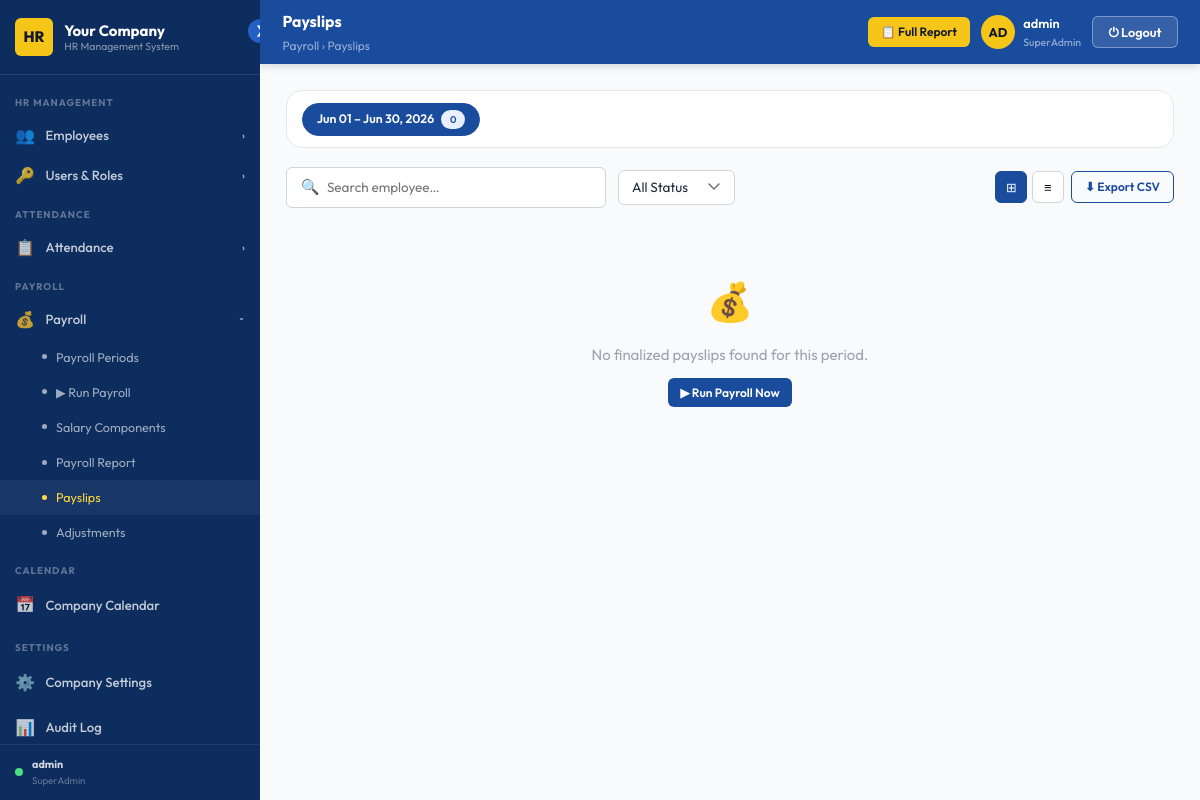
The page /payroll/payslips/ (signed in) on the database its author committed.
### payroll/models.py (models this page shows, shortened)
class PayrollPeriod(models.Model):
    STATUS = [('open','Open'),('processing','Processing'),('closed','Closed')]
    start_date = models.DateField()
    end_date   = models.DateField()
    status     = models.CharField(max_length=20, choices=STATUS, default='open')
    created_at = models.DateTimeField(auto_now_add=True)

### payroll/views.py (the view)
# urls.py: path('payslips/',                       views.payslips_view,              name='payslips'),
@admin_required
def payslips_view(request):
    import json as _json
    from django.db.models import Sum
    periods = PayrollPeriod.objects.order_by('-start_date')
    for p in periods:
        p.payroll_count = Payroll.objects.filter(payroll_period=p).count()
    period_id = request.GET.get('period_id')
    if period_id:
        current_period = get_object_or_404(PayrollPeriod, pk=period_id)
    else:
        current_period = periods.first()
    if not current_period:
        return render(request, 'hrms/payslips.html', {
            'payrolls': [], 'periods': periods, 'current_period': None,
            'totals': {}, 'payroll_json': '{}', **_branding()
        })
    payrolls = Payroll.objects.filter(payroll_period=current_period)\
                      .select_related('employee','employee__department',
                                      'employee__position','employee__salary_grade')\
                      .order_by('employee__last_name')
    agg = payrolls.aggregate(
        gross_pay=Sum('gross_pay'), total_deductions=Sum('total_deductions'), net_pay=Sum('net_pay')
    )
    totals = {k: v or 0 for k, v in agg.items()}
    from payroll.views_report import _build_payroll_json
    payroll_json = _json.dumps(_build_payroll_json(payrolls))
    return render(request, 'hrms/payslips.html', {
        'payrolls':       payrolls,
        'periods':        periods,
        'current_period': current_period,
        'totals':         totals,
        'payroll_json':   payroll_json,
        **_branding(),
    })

### accounts/access.py (called while the page is built, shortened)
def role_display_name(role):
    name = role.name if hasattr(role, 'name') else role
    return ROLE_DISPLAY_NAMES.get(name, name or 'No Role')

def get_user_role(user):
    if not user or not user.is_authenticated:
        return None
    if user.is_superuser:
        return _MockRole(SUPERADMIN)

def has_admin_role(user):
    role = get_user_role(user)
    return role is not None and role.name in ADMIN_ROLES

def admin_required(view_func=None, *, roles=None, redirect_url=None):
    allowed = set(roles) if roles else ADMIN_ROLES
    redir   = redirect_url or '/attendance/'
    def decorator(fn):
        @wraps(fn)
        @login_required(login_url='/login/')
        def wrapper(request, *args, **kwargs):
            role = get_user_role(request.user)
            if role and role.name in allowed:
                return fn(request, *args, **kwargs)
            return render(request, 'hrms/403.html', status=403)
        return wrapper
    if view_func is not None:
        return decorator(view_func)
    return decorator

    def __call__(self, request):
        path = request.path
        if path in PUBLIC_PATHS:
            return self.get_response(request)
        if any(path.startswith(p) for p in PUBLIC_PREFIXES):
            return self.get_response(request)
        if any(path.startswith(p) for p in self.ADMIN_PREFIXES):
            if not request.user.is_authenticated:
                return redirect(f'/login/?next={path}')
            if not has_admin_role(request.user):
                return render(request, 'hrms/403.html', status=403)
        return self.get_response(request)

### accounts/context_processors.py (called while the page is built, shortened)
def user_role(request):
    role = get_user_role(request.user)
    role_name = role.name if role else ''
    return {
        'user_role':       role,
        'user_role_label': role_display_name(role) if role else None,
        'is_super_admin':  role_name == 'SuperAdmin',
        'is_hr_admin':     role_name in {'SuperAdmin', 'HRAdmin'},
        'is_normal_admin': role_name == 'StaffAdmin',
    }

### employees/views.py (called while the page is built)
def _branding():
    try:
        s = CompanySettings.objects.first()
        if s:
            return {
                'company_name':     s.company_name,
                'company_initials': s.company_initials,
                'company_logo':     s.company_logo.url if s.company_logo else '',
            }
    except Exception:
        pass
    return {
        'company_name':     'Your Company',
        'company_initials': 'HR',
        'company_logo':     '',
    }

### templates/hrms/payslips.html (shortened to what this page needs)
{% extends "hrms/admin_base.html" %}
{% load static %}
{% block page_title %}Payslips{% endblock %}
{% block breadcrumb %}Payroll › Payslips{% endblock %}
{% block header_actions %}
  <a href="{% url 'payroll:report' %}" class="btn btn-gold btn-sm">📋 Full Report</a>
{% endblock %}
{% block content %}
<div class="period-tabs">
  {% for period in periods %}
  <button class="ptab {% if period == current_period %}active{% endif %}"
          onclick="window.location.href='?period_id={{ period.id }}'">
    {{ period.start_date|date:"M d" }} – {{ period.end_date|date:"M d, Y" }}
    <span class="badge badge-blue" style="font-size:.65rem;margin-left:.3rem;">{{ period.payroll_count }}</span>
  </button>
  {% endfor %}
</div>
<div class="ps-toolbar">
  <div class="search-bar" style="flex:1;max-width:320px;">
    <span class="search-icon">🔍</span>
    <input type="text" id="ps-search" placeholder="Search employee…" oninput="searchPayslips()">
  </div>
  <select class="form-control" id="ps-status-filter" style="width:auto;" onchange="searchPayslips()">
    <option value="">All Status</option>
  </select>
  <div style="margin-left:auto;display:flex;gap:.5rem;">
    <div class="view-toggle">
      <button class="view-btn active" id="btn-grid" onclick="setView('grid')" title="Grid view">⊞</button>
      <button class="view-btn" id="btn-list" onclick="setView('list')" title="List view">≡</button>
    </div>
    <a href="{% url 'payroll:export_payroll' %}?period_id={{ current_period.id }}" class="btn btn-outline btn-sm">⬇ Export CSV</a>
  </div>
</div>
<div id="grid-view">
  <div class="payslips-grid" id="ps-grid">
    {% for payroll in payrolls %}
    <div class="payslip-card ps-card"
         data-name="{{ payroll.employee.last_name }} {{ payroll.employee.first_name }}"
         data-status="{% if payroll.is_confirmed %}confirmed{% else %}draft{% endif %}">
      <div class="payslip-card-header">
        <div class="ps-av {% if payroll.is_confirmed %}confirmed{% endif %}">
          {{ payroll.employee.first_name|slice:":1" }}{{ payroll.employee.last_name|slice:":1" }}
        </div>
        <div>
          <div class="ps-emp-name">{{ payroll.employee.last_name }}, {{ payroll.employee.first_name }}</div>
          <div class="ps-emp-code">{{ payroll.employee.employee_code }} · {{ payroll.employee.department.name|default:"—" }}</div>
        </div>
        <span class="badge {% if payroll.is_confirmed %}badge-success{% else %}badge-warning{% endif %}" style="margin-left:auto;flex-shrink:0;">
          {% if payroll.is_confirmed %}✓{% else %}⏳{% endif %}
        </span>
      </div>
      <div class="payslip-amounts">
        <div class="ps-amount-row">
          <span style="color:var(--gray-500);">Basic Pay</span>
          <span>₱{{ payroll.basic_pay|floatformat:"2" }}</span>
        </div>
        <div class="ps-amount-row">
          <span style="color:var(--gray-500);">Gross Pay</span>
          <span style="color:var(--success);">₱{{ payroll.gross_pay|floatformat:"2" }}</span>
        </div>
        <div class="ps-amount-row">
          <span style="color:var(--gray-500);">Deductions</span>
          <span style="color:var(--danger);">– ₱{{ payroll.total_deductions|floatformat:"2" }}</span>
        </div>
        <div class="ps-amount-row net">
          <span>Net Pay</span>
          <span>₱{{ payroll.net_pay|floatformat:"2" }}</span>
        </div>
      </div>
      <div class="payslip-card-actions">
        <a href="{% url 'payroll:report' %}?period_id={{ current_period.id }}" class="btn btn-outline btn-sm" style="flex:1;">👁 View</a>
        <button class="btn btn-primary btn-sm" style="flex:1;"
                onclick="printSinglePayslip({{ payroll.id }})">🖨 Print</button>
      </div>
    </div>
    {% empty %}
    <div style="grid-column:1/-1;text-align:center;padding:3rem;color:var(--gray-400);">
      <div style="font-size:2.5rem;margin-bottom:.75rem;">💰</div>
      No finalized payslips found for this period.
      <div style="margin-top:.75rem;">
        <a href="{% url 'payroll:run' %}" class="btn btn-primary btn-sm">▶ Run Payroll Now</a>
      </div>
    </div>
    {% endfor %}
  </div>
</div>
{% endblock %}

### templates/hrms/admin_base.html (shortened to what this page needs)
{% load static %}
<!DOCTYPE html>
<html lang="en">
<head>
  <link rel="stylesheet" href="{% static 'css/base.css' %}"/>
</head>
<body>
<div class="admin-layout">
  <aside class="sidebar" id="sidebar">
    <button class="sidebar-toggle" id="sidebar-toggle" title="Toggle Sidebar">❯</button>
    <div class="sidebar-logo">
      <div class="logo-mark" id="logo-mark">
        {% if company_logo %}
          <img src="{{ company_logo }}" alt="Logo"
               style="width:100%;height:100%;object-fit:cover;border-radius:var(--radius-sm);">
        {% else %}
          {{ company_initials|default:"HR" }}
        {% endif %}
      </div>
      <div class="logo-text">
        {{ company_name|default:"Your Company" }}
        <span>HR Management System</span>
      </div>
    </div>
    <nav class="sidebar-nav" id="sidebar-nav">
      <div class="nav-section">
        <div class="nav-section-label">HR Management</div>
        <button class="nav-group-toggle" data-group="nav-hr">
          <span class="icon">👥</span><span class="label">Employees</span><span class="chevron">›</span>
        </button>
        {% if is_super_admin %}
        <button class="nav-group-toggle" data-group="nav-users">
          <span class="icon">🔑</span><span class="label">Users & Roles</span><span class="chevron">›</span>
        </button>
        {% endif %}
      </div>
      <div class="nav-section">
        <div class="nav-section-label">Attendance</div>
        <button class="nav-group-toggle" data-group="nav-att">
          <span class="icon">📋</span><span class="label">Attendance</span><span class="chevron">›</span>
        </button>
      </div>
      <div class="nav-section">
        <div class="nav-section-label">Payroll</div>
        <button class="nav-group-toggle" data-group="nav-payroll">
          <span class="icon">💰</span><span class="label">Payroll</span><span class="chevron">›</span>
        </button>
        <div class="nav-submenu" id="nav-payroll">
          <a href="{% url 'payroll:periods' %}">Payroll Periods</a>
          {% if is_hr_admin %}
          <a href="{% url 'payroll:run' %}">▶ Run Payroll</a>
          {% endif %}
          <a href="{% url 'payroll:components' %}">Salary Components</a>
          <a href="{% url 'payroll:report' %}">Payroll Report</a>
          <a href="{% url 'payroll:payslips' %}">Payslips</a>
          <a href="{% url 'payroll:adjustments' %}">Adjustments</a>
        </div>
      </div>
      <div class="nav-section">
        <div class="nav-section-label">Calendar</div>
        <a class="nav-link" href="{% url 'calendar_app:index' %}">
          <span class="icon">📅</span><span class="label">Company Calendar</span>
        </a>
      </div>
      {% if is_super_admin %}
      <div class="nav-section">
        <div class="nav-section-label">Settings</div>
        <a class="nav-link" href="{% url 'employees:company_settings' %}">
          <span class="icon">⚙️</span><span class="label">Company Settings</span>
        </a>
        <a class="nav-link" href="{% url 'accounts:audit_log' %}">
          <span class="icon">📊</span><span class="label">Audit Log</span>
        </a>
      </div>
      {% endif %}
    </nav>
    <div style="padding:.75rem 1rem;border-top:1px solid rgba(255,255,255,.08);
                display:flex;align-items:center;gap:.6rem;">
      <div style="width:8px;height:8px;border-radius:50%;background:#4ADE80;flex-shrink:0;"></div>
      <div style="overflow:hidden;">
        <div style="font-size:.72rem;font-weight:700;color:rgba(255,255,255,.8);
                    white-space:nowrap;overflow:hidden;text-overflow:ellipsis;">
          {{ request.user.get_full_name|default:request.user.username }}
        </div>
        <div style="font-size:.65rem;color:rgba(255,255,255,.35);">
          {% if user_role %}{{ user_role.name }}{% else %}No Role{% endif %}
        </div>
      </div>
    </div>
  </aside>
  <div style="flex:1;display:flex;flex-direction:column;">
    <header class="admin-header" id="admin-header">
      <div>
        <div class="header-title">{% block page_title %}Dashboard{% endblock %}</div>
        <div class="header-breadcrumb">{% block breadcrumb %}Home{% endblock %}</div>
      </div>
      <div class="header-right">
        {% block header_actions %}{% endblock %}
        <div class="header-user">
          <div class="header-avatar">{{ request.user.username|slice:":2"|upper }}</div>
          <div>
            <div style="font-size:.85rem;font-weight:600;color:var(--white);">
              {{ request.user.get_full_name|default:request.user.username }}
            </div>
            {% if user_role %}
            <div style="font-size:.7rem;color:rgba(255,255,255,.5);">
              {{ user_role.name }}
            </div>
            {% endif %}
          </div>
        </div>
        <button class="btn-logout" onclick="confirmLogout()">⏻ Logout</button>
      </div>
    </header>
    <main class="admin-content" id="admin-content">
      {% block content %}{% endblock %}
    </main>
  </div>
</div>
</body>
</html>

### templates/hrms/payslips.html (style rules this page uses)
.period-tabs { display: flex; gap: .35rem; flex-wrap: wrap; background: var(--white); border: 1px solid var(--gray-200); border-radius: var(--radius-lg); padding: .75rem 1rem; margin-bottom: 1.25rem; }
.ptab { padding: .4rem .9rem; border-radius: 20px; font-size: .82rem; font-weight: 600; cursor: pointer; border: 1.5px solid var(--gray-300); background: var(--white); color: var(--gray-600); transition: all .15s; font-family: var(--font-display); }
.ptab.active { background: var(--blue-800); border-color: var(--blue-800); color: var(--white); }
.payslips-grid { display: grid; grid-template-columns: repeat(auto-fill,minmax(280px,1fr)); gap: 1rem; }
.view-toggle { display: flex; gap: .3rem; }
.view-btn { width: 32px; height: 32px; border: 1.5px solid var(--gray-300); border-radius: var(--radius-sm); background: var(--white); display: flex; align-items: center; justify-content: center; cursor: pointer; font-size: .85rem; transition: all .15s; }
.view-btn.active, .view-btn:hover { background: var(--blue-800); border-color: var(--blue-800); color: var(--white); }
.ps-toolbar { display: flex; gap: .75rem; align-items: center; flex-wrap: wrap; margin-bottom: 1.25rem; }

### rows shown on the page
PayrollPeriod: start_date "Jun 01", end_date "Jun 30, 2026", payroll_count "0"

### other values the page prints
{{ company_initials|default:"HR" }} "HR"
{{ company_name|default:"Your Company" }} "Your Company"
{{ request.user.get_full_name|default:request.user.username }} "admin"
{{ user_role.name }} "SuperAdmin"
{{ request.user.username|slice:":2"|upper }} "AD"
